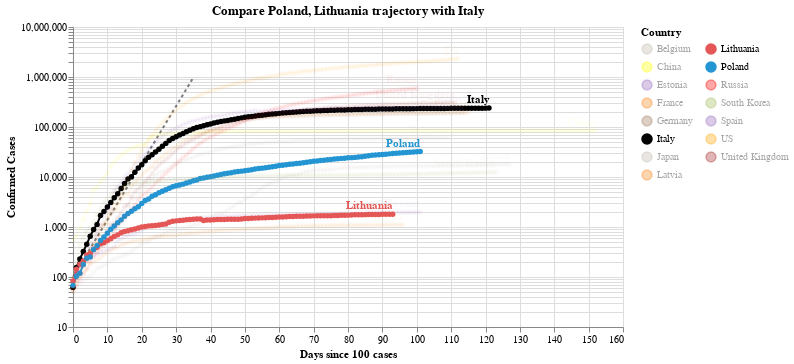

This figure's notebook cell:
### Code cell
#hide_input
chart2 = make_since_chart(dff2, ['Poland', 'Lithuania'], baseline_countries)
chart2

### Figure 1 — Vega-Lite specification as saved in the notebook (floating-point values rounded to 4 significant figures; data arrays with more than 128 entries replaced by an {"elided": "..."} marker saying what was removed)
{"config": {"view": {"continuousWidth": 400, "continuousHeight": 300}}, "layer": [{"data": {"name": "data-628230001892d6798b50651be41d1b3e"}, "mark": {"type": "line", "color": "black", "opacity": 0.5, "strokeDash": [3, 3]}, "encoding": {"x": {"type": "quantitative", "field": "Days since 100 cases"}, "y": {"type": "quantitative", "field": "Confirmed Cases"}}}, {"data": {"name": "data-4441de4a84ba261c17a7199214ae8e80"}, "mark": {"type": "line", "point": true}, "encoding": {"color": {"type": "nominal", "field": "Country", "legend": {"columns": 2}, "scale": {"domain": ["Belgium", "China", "Estonia", "France", "Germany", "Italy", "Japan", "Latvia", "Lithuania", "Poland", "Russia", "South Korea", "Spain", "US", "United Kingdom"], "range": ["#C1B7AD", "yellow", "#9467bd", "#F58518", "#9D755D", "black", "#C1B7AD", "#F58518", "#E45756", "#2495D3", "red", "#A1BA59", "#9467bd", "orange", "brown"]}}, "opacity": {"condition": {"value": 1, "selection": "selector004"}, "value": 0.05}, "tooltip": [{"type": "nominal", "field": "Country"}, {"type": "temporal", "field": "Date"}, {"type": "quantitative", "field": "Confirmed Cases"}, {"type": "quantitative", "field": "Days since 100 cases"}], "x": {"type": "quantitative", "field": "Days since 100 cases"}, "y": {"type": "quantitative", "field": "Confirmed Cases", "scale": {"type": "log"}}}, "selection": {"selector004": {"type": "multi", "fields": ["Country"], "bind": "legend", "init": [{"Country": "Poland"}, {"Country": "Lithuania"}, {"Country": "Italy"}]}}, "width": 550}, {"data": {"name": "data-4441de4a84ba261c17a7199214ae8e80"}, "mark": {"type": "text", "align": "right", "dy": -8, "fontWeight": "bold"}, "encoding": {"color": {"type": "nominal", "field": "Country", "legend": {"columns": 2}, "scale": {"domain": ["Belgium", "China", "Estonia", "France", "Germany", "Italy", "Japan", "Latvia", "Lithuania", "Poland", "Russia", "South Korea", "Spain", "US", "United Kingdom"], "range": ["#C1B7AD", "yellow", "#9467bd", "#F58518", "#9D755D", "black", "#C1B7AD", "#F58518", "#E45756", "#2495D3", "red", "#A1BA59", "#9467bd", "orange", "brown"]}}, "opacity": {"condition": {"value": 1, "selection": "selector004"}, "value": 0.05}, "text": {"type": "nominal", "field": "Country"}, "tooltip": [{"type": "nominal", "field": "Country"}, {"type": "temporal", "field": "Date"}, {"type": "quantitative", "field": "Confirmed Cases"}, {"type": "quantitative", "field": "Days since 100 cases"}], "x": {"type": "quantitative", "field": "Days since 100 cases"}, "y": {"type": "quantitative", "field": "Confirmed Cases", "scale": {"type": "log"}}}, "transform": [{"filter": "(datum['Date'] >= 1592784000000)"}], "width": 550}], "title": "Compare Poland, Lithuania trajectory with Italy", "$schema": "https://vega.github.io/schema/vega-lite/v4.0.2.json", "datasets": {"data-628230001892d6798b50651be41d1b3e": [{"Days since 100 cases": 0, "Confirmed Cases": 100.0}, {"Days since 100 cases": 1, "Confirmed Cases": 130.0}, {"Days since 100 cases": 2, "Confirmed Cases": 169.0}, {"Days since 100 cases": 3, "Confirmed Cases": 219.7}, {"Days since 100 cases": 4, "Confirmed Cases": 285.6}, {"Days since 100 cases": 5, "Confirmed Cases": 371.3}, {"Days since 100 cases": 6, "Confirmed Cases": 482.7}, {"Days since 100 cases": 7, "Confirmed Cases": 627.5}, {"Days since 100 cases": 8, "Confirmed Cases": 815.7}, {"Days since 100 cases": 9, "Confirmed Cases": 1060.0}, {"Days since 100 cases": 10, "Confirmed Cases": 1379.0}, {"Days since 100 cases": 11, "Confirmed Cases": 1792.0}, {"Days since 100 cases": 12, "Confirmed Cases": 2330.0}, {"Days since 100 cases": 13, "Confirmed Cases": 3029.0}, {"Days since 100 cases": 14, "Confirmed Cases": 3937.0}, {"Days since 100 cases": 15, "Confirmed Cases": 5119.0}, {"Days since 100 cases": 16, "Confirmed Cases": 6654.0}, {"Days since 100 cases": 17, "Confirmed Cases": 8650.0}, {"Days since 100 cases": 18, "Confirmed Cases": 11250.0}, {"Days since 100 cases": 19, "Confirmed Cases": 14620.0}, {"Days since 100 cases": 20, "Confirmed Cases": 19000.0}, {"Days since 100 cases": 21, "Confirmed Cases": 24710.0}, {"Days since 100 cases": 22, "Confirmed Cases": 32120.0}, {"Days since 100 cases": 23, "Confirmed Cases": 41750.0}, {"Days since 100 cases": 24, "Confirmed Cases": 54280.0}, {"Days since 100 cases": 25, "Confirmed Cases": 70560.0}, {"Days since 100 cases": 26, "Confirmed Cases": 91730.0}, {"Days since 100 cases": 27, "Confirmed Cases": 119300.0}, {"Days since 100 cases": 28, "Confirmed Cases": 155000.0}, {"Days since 100 cases": 29, "Confirmed Cases": 201500.0}, {"Days since 100 cases": 30, "Confirmed Cases": 262000.0}, {"Days since 100 cases": 31, "Confirmed Cases": 340600.0}, {"Days since 100 cases": 32, "Confirmed Cases": 442800.0}, {"Days since 100 cases": 33, "Confirmed Cases": 575600.0}, {"Days since 100 cases": 34, "Confirmed Cases": 748300.0}, {"Days since 100 cases": 35, "Confirmed Cases": 972800.0}], "data-4441de4a84ba261c17a7199214ae8e80": {"elided": "1703 records"}}}
